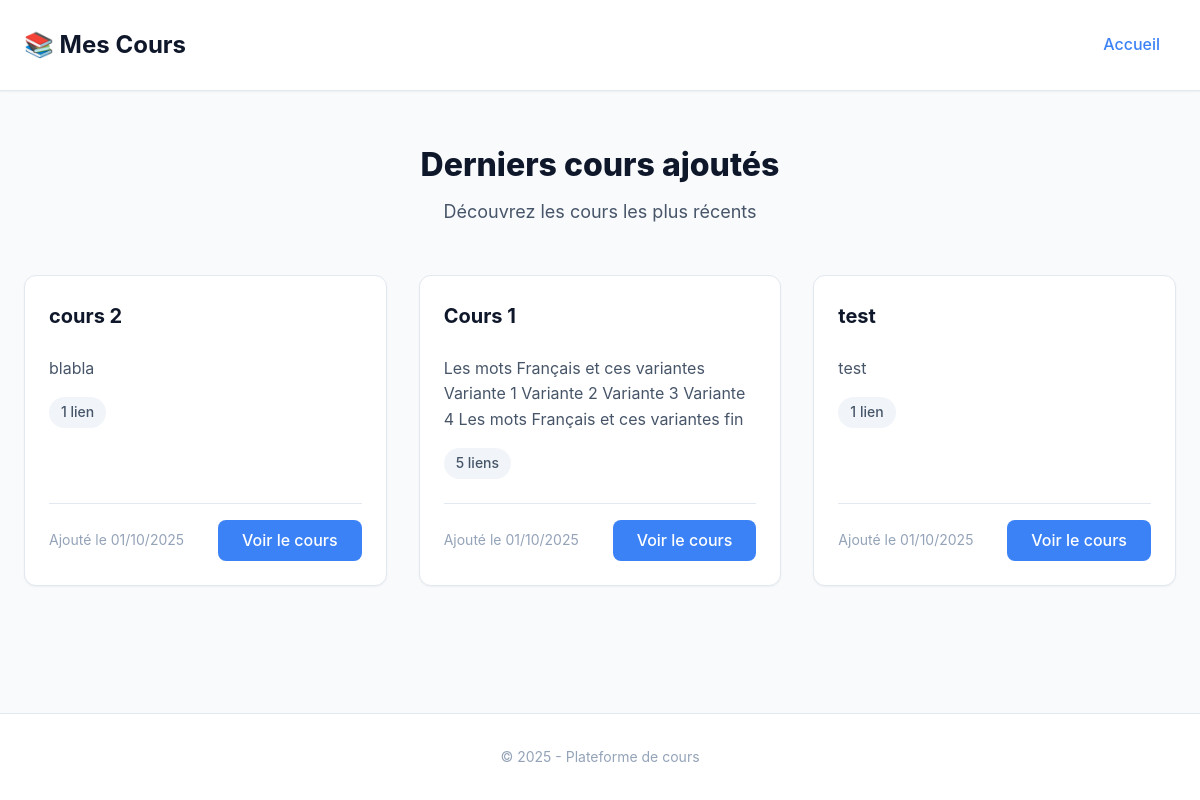
The page / on the database its author committed.
### cours/models.py (models this page shows, shortened)
class Cours(models.Model):
    titre = models.CharField(max_length=200)
    description = models.TextField(blank=True)
    contenu = models.TextField(blank=True, help_text="Contenu détaillé du cours")
    date_ajout = models.DateTimeField(auto_now_add=True)
    date_modification = models.DateTimeField(auto_now=True)
    class Meta:
        verbose_name = "Cours"
        verbose_name_plural = "Cours"
        ordering = ['-date_ajout']

### cours/views.py (the view)
# urls.py: path('', views.accueil, name='accueil'),
def accueil(request):
    derniers_cours = Cours.objects.prefetch_related('liens').all()[:10]
    return render(request, 'accueil.html', {'cours': derniers_cours})

### cours/templates/accueil.html (shortened to what this page needs)
{% extends 'base.html' %}
{% block content %}
<div class="page-header">
    <h1>Derniers cours ajoutés</h1>
    <p class="subtitle">Découvrez les cours les plus récents</p>
</div>
<div class="cours-grid">
    {% for c in cours %}
    <article class="cours-card">
        <div class="cours-card-header">
            <h2 class="cours-title">
                <a href="{% url 'detail_cours' c.id %}">{{ c.titre }}</a>
            </h2>
        </div>
        <div class="cours-card-body">
            {% if c.description %}
            <p class="cours-description">{{ c.description|truncatewords:30 }}</p>
            {% endif %}
            {% if c.liens.all %}
            <div class="cours-meta">
                <span class="badge">{{ c.liens.count }} lien{{ c.liens.count|pluralize }}</span>
            </div>
            {% endif %}
        </div>
        <div class="cours-card-footer">
            <small class="date">Ajouté le {{ c.date_ajout|date:"d/m/Y" }}</small>
            <a href="{% url 'detail_cours' c.id %}" class="btn btn-primary">Voir le cours</a>
        </div>
    </article>
    {% empty %}
    <div class="empty-state">
        <p>Aucun cours disponible pour le moment.</p>
    </div>
    {% endfor %}
</div>
{% endblock %}

### cours/static/style.css (style rules this page uses)
:root { --color-primary: #3b82f6; --color-primary-dark: #2563eb; --color-secondary: #64748b; --color-success: #10b981; --color-danger: #ef4444; --bg-primary: #ffffff; --bg-secondary: #f8fafc; --bg-tertiary: #f1f5f9; --text-primary: #0f172a; --text-secondary: #475569; --text-muted: #94a3b8; --border-color: #e2e8f0; --border-radius: 8px; --border-radius-lg: 12px; --shadow-sm: 0 1px 2px 0 rgba(0, 0, 0, 0.05); --shadow-md: 0 4px 6px -1px rgba(0, 0, 0, 0.1); --shadow-lg: 0 10px 15px -3px rgba(0, 0, 0, 0.1); --spacing-xs: 0.5rem; --spacing-sm: 1rem; --spacing-md: 1.5rem; --spacing-lg: 2rem; --spacing-xl: 3rem; --font-family: -apple-system, BlinkMacSystemFont, 'Segoe UI', Roboto, sans-serif; --font-size-sm: 0.875rem; --font-size-base: 1rem; --font-size-lg: 1.125rem; --font-size-xl: 1.25rem; --font-size-2xl: 1.5rem; --font-size-3xl: 2rem; --container-width: 1200px; }
* { margin: 0; padding: 0; box-sizing: border-box; }
html { font-size: 16px; scroll-behavior: smooth; }
body { font-family: var(--font-family); color: var(--text-primary); background-color: var(--bg-secondary); line-height: 1.6; min-height: 100vh; display: flex; flex-direction: column; }
a { color: var(--color-primary); text-decoration: none; transition: color 0.2s ease; }
.page-header { margin-bottom: var(--spacing-xl); text-align: center; }
.page-header h1 { font-size: var(--font-size-3xl); font-weight: 800; color: var(--text-primary); margin-bottom: var(--spacing-xs); }
.subtitle { font-size: var(--font-size-lg); color: var(--text-secondary); }
.cours-grid { display: grid; grid-template-columns: repeat(auto-fill, minmax(320px, 1fr)); gap: var(--spacing-lg); }
.cours-card { background-color: var(--bg-primary); border: 1px solid var(--border-color); border-radius: var(--border-radius-lg); padding: var(--spacing-md); box-shadow: var(--shadow-sm); transition: all 0.3s ease; display: flex; flex-direction: column; height: 100%; }
.cours-card-header { margin-bottom: var(--spacing-sm); }
.cours-title { font-size: var(--font-size-xl); font-weight: 700; margin-bottom: var(--spacing-xs); }
.cours-title a { color: var(--text-primary); transition: color 0.2s ease; }
.cours-card-body { flex: 1; margin-bottom: var(--spacing-md); }
.cours-description { color: var(--text-secondary); font-size: var(--font-size-base); line-height: 1.6; margin-bottom: var(--spacing-sm); }
.cours-meta { display: flex; gap: var(--spacing-xs); flex-wrap: wrap; }
.badge { display: inline-block; padding: 0.25rem 0.75rem; background-color: var(--bg-tertiary); color: var(--text-secondary); border-radius: 999px; font-size: var(--font-size-sm); font-weight: 500; }
.cours-card-footer { display: flex; justify-content: space-between; align-items: center; padding-top: var(--spacing-sm); border-top: 1px solid var(--border-color); }
.date { color: var(--text-muted); font-size: var(--font-size-sm); }
.btn { display: inline-block; padding: var(--spacing-xs) var(--spacing-md); border-radius: var(--border-radius); font-size: var(--font-size-base); font-weight: 500; text-align: center; cursor: pointer; transition: all 0.2s ease; border: none; text-decoration: none; }
.btn-primary { background-color: var(--color-primary); color: white; }

### rows shown on the page
Cours: titre "cours 2", description "blabla", liens.count "1", date_ajout "01/10/2025"
Cours: titre "Cours 1", description "Les mots Français et ces variantes Variante 1 Variante 2 Variante 3 Variante 4 Les mots Français et ces variantes fin", liens.count "5", date_ajout "01/10/2025"
Cours: titre "test", description "test", liens.count "1", date_ajout "01/10/2025"
